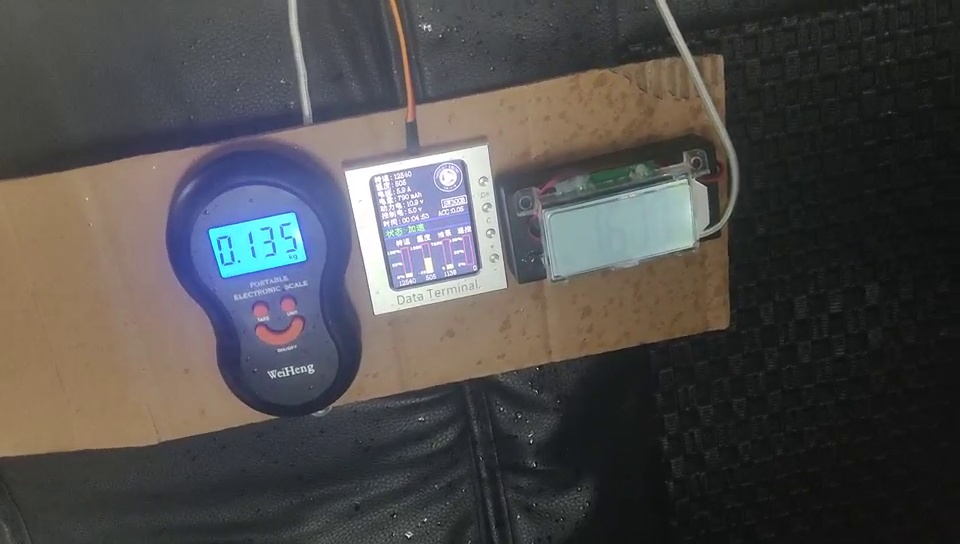
#> input picture images/test_old_frame_001340.jpg, 960 x 544 px, found by its file name
$ python preprocess_target.py
#> lines starting #> are read from the running program, lines starting #| are printed output that depends on the picture; after the words box and inside, x2 and y2 are one past the last pixel; in counts of white or black regions, pixels touching at a corner belong together
#> further down, recorder_image is the input picture: shape (544, 960, 3); mean B, G, R 77.1, 77.1, 79
### scripts/utils.py
# @Author: Zheng Pan
# @Emial: pan_zheng@nwpu.edu.cn
# Copyright (c) 2025 Zheng Pan
# All rights reserved.
#
# SPDX-License-Identifier: Apache-2.0

import cv2 as cv
# import numpy as np
# import myutils


def cv_show(name, img, wait=0):		# 自定义的展示函数
    cv.imshow(name, img)
    cv.waitKey(wait*1000)  # seconds


# [11 lines of commented-out code are left out]


# [89 lines left out: functions my_resize, sort_contours, point_in_rect, not called in this run]

### scripts/preprocess_target.py
# @Author: Zheng Pan
# @Emial: pan_zheng@nwpu.edu.cn
# Copyright (c) 2025 Zheng Pan
# All rights reserved.
#
# SPDX-License-Identifier: Apache-2.0

from scripts.utils import cv_show
import cv2 as cv

DEBUG=0

def preprocess_target(image, **kwargs):
    """
    处理目标图像，支持多种参数组合

    参数:
        image: 输入图像
        !!注意,返回的二值化图像w,h固定为100x50
        **kwargs: 可选参数，包括:
            - bbox: 边界框 [x, y, w, h]
            - angle: 旋转角度
            - threshold: 二值化阈值
        ** Return: roi_binary: 处理后的二值化图像
    """
    # 设置默认参数
    default_params = {
        'bbox': [262, 215, 86, 37],
        'angle': -9,
        'threshold': 170
    }
    # 更新默认参数
    params = {**default_params, **kwargs}

    # 记录仪边界框
    x, y, w, h = params['bbox']

    """ 旋转校正 旋转角度angle需要 人为设置"""
    angle = params['angle']
    center = (x, y)  # 记录仪RoI作为旋转中心

    M = cv.getRotationMatrix2D(center, angle, 1.0)

    rotated_full_image = cv.warpAffine(image, M, [image.shape[1], image.shape[0]])
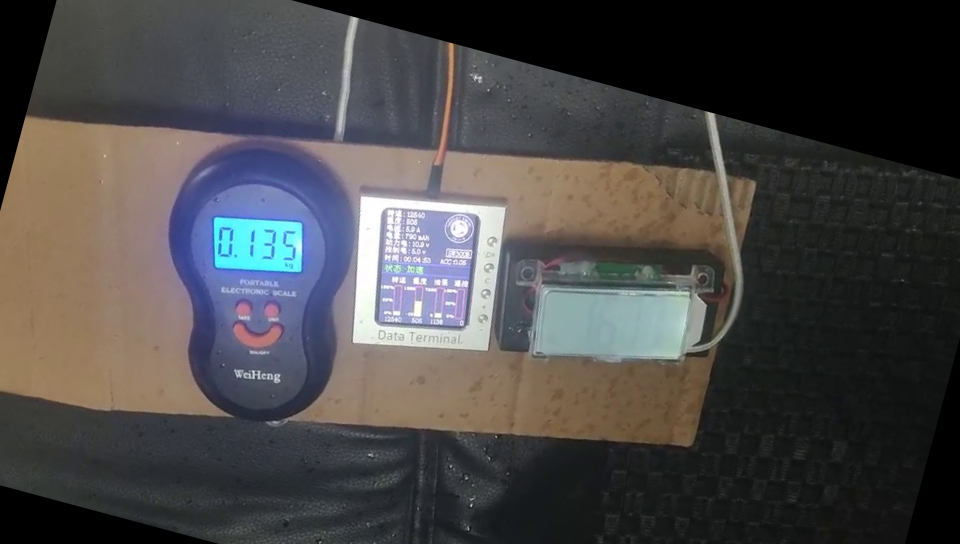
#> rotated_full_image: shape (544, 960, 3); mean B, G, R 71.8, 71.4, 73.2
    if DEBUG:
        cv_show('Rotated Full Image', rotated_full_image)

    roi_image = rotated_full_image[int(y-h/2):int(y+h/2), int(x-w/2):int(x+w/2)]
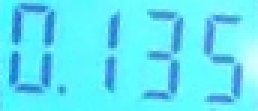
#> roi_image: shape (37, 86, 3) (shown 3 times larger); mean B, G, R 246.4, 231.1, 95.1
    if DEBUG:
        cv_show('ROI After Rotation', roi_image)

    roi_gray = cv.cvtColor(roi_image, cv.COLOR_BGR2GRAY)
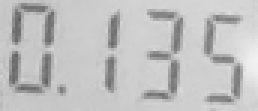
#> roi_gray: shape (37, 86) (shown 3 times larger); min 95, max 241, mean 192.2
    if DEBUG:
        cv_show('gray', roi_gray)

    """ 边缘提取, threshold由屏幕亮度决定,背景色亮的需要使用 cv.THRESH_BINARY_INV """
    threshold = params['threshold']
    _, roi_binary = cv.threshold(roi_gray, threshold, 255, cv.THRESH_BINARY_INV)
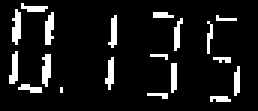
#> roi_binary: shape (37, 86) (shown 3 times larger); 9.5% white in thin lines or dots, all inside (x1, y1, x2, y2) = (3, 1, 80, 34)
    # cv_show('gray', roi_binary)
    roi_binary = cv.resize(roi_binary, (100, 50), interpolation=cv.INTER_NEAREST)
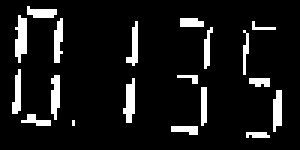
#> roi_binary: shape (50, 100) (shown 3 times larger); 9.4% white in thin lines or dots, all inside (x1, y1, x2, y2) = (4, 2, 94, 46)
    if DEBUG:
        cv_show('gray', roi_binary)
    return roi_binary


if __name__ == "__main__":

    if 1:
        recorder_image = cv.imread("images/test_old_frame_001340.jpg")
        cv_show('Original Image', recorder_image)
        box = [258, 245, 86, 37]
        roi_binary = preprocess_target(recorder_image, bbox=box, angle=-15, threshold=140)
        cv_show('Processed ROI Binary', roi_binary)
    else:
        recorder_image = cv.imread("output_frames/frame_005120.jpg")
        cv_show('Original Image', recorder_image)
        box = [780, 140, 250, 125]
        angle = -1.5
        roi_binary = preprocess_target(recorder_image, bbox=box, angle=angle, threshold=110)  # 160
        cv_show('Processed ROI Binary', roi_binary)

$ run again, with images/read_me_image1.png saved as images/test_old_frame_001340.jpg
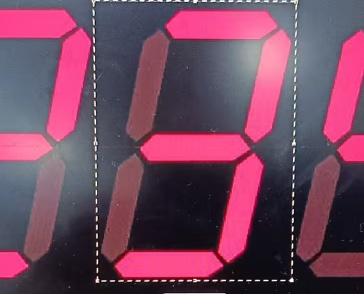
#> input picture images/read_me_image1.png, 364 x 294 px, found by its file name
#> recorder_image is the input picture: shape (294, 364, 3); mean B, G, R 95.1, 71.1, 115.8
#> in preprocess_target, `rotated_full_image = cv.warpAffine(image, M, [image.shape[1], image.sh..`:
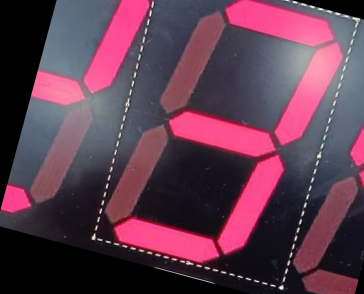
#> rotated_full_image: shape (294, 364, 3); mean B, G, R 79, 59.9, 96.1
#> in preprocess_target, `roi_binary = cv.resize(roi_binary, (100, 50), interpolation=cv.INTER_N..`:
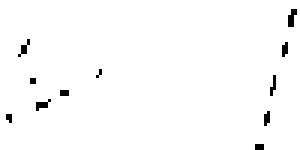
#> roi_binary: shape (50, 100) (shown 3 times larger); 98.4% white; black in thin lines or dots
